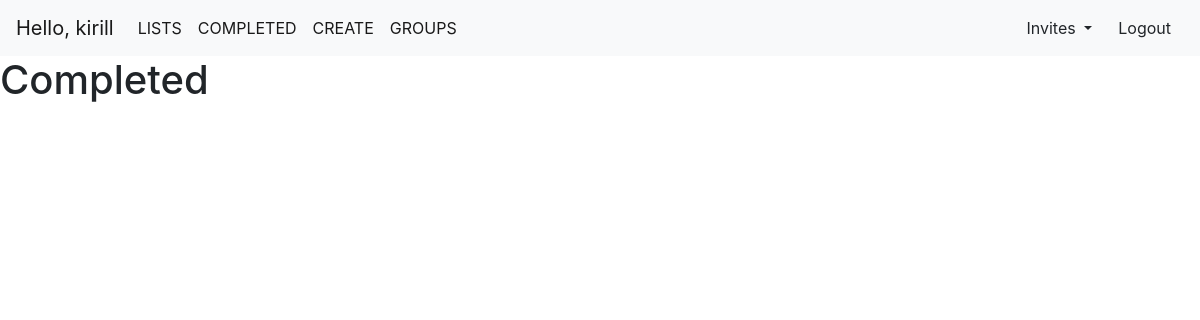
The app's page /completed/ (signed in), older data.
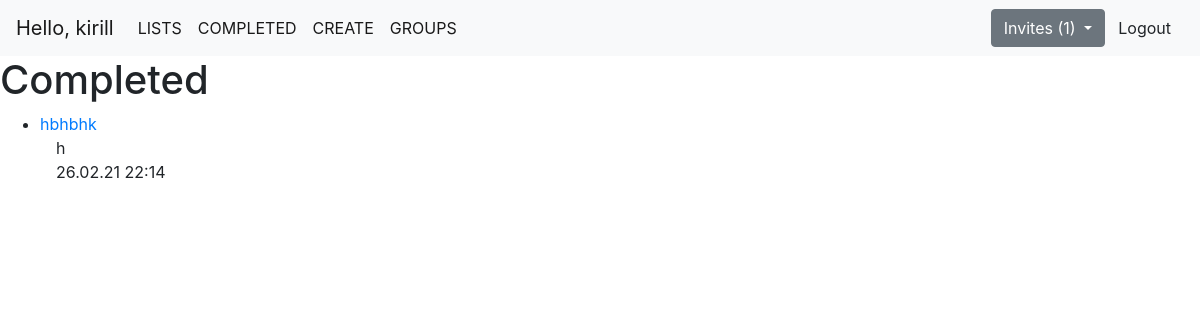
The same page, newer data.
### todo_app/models.py (models this page shows, shortened)
class Todo(models.Model):
    title = models.CharField(max_length=150)
    description = models.TextField(blank=True)
    importance = models.BooleanField(default=False)
    creation_time = models.DateTimeField(auto_now_add=True)
    completion_time = models.DateTimeField(null=True, blank=True)
    user = models.ForeignKey(User, on_delete=models.CASCADE)
    group = models.ForeignKey(Group, on_delete=models.CASCADE, blank=True, null=True)

### todo_app/views.py (the view)
# urls.py: path('completed/', views.completed_todos, name='completed_todos'),
@login_required
def completed_todos(request):
    todos = Todo.objects.filter(user=request.user, completion_time__isnull=False).order_by('-completion_time')
    return render(request, '../templates/todo_app/completed_todos.html', {'todos': todos})

### todo_app/context_processor.py (called while the page is built)
def invites_processor(request):
    try:
        invites = GroupUser.objects.filter(user=request.user, status='I')
        return {'invites': invites}
    except TypeError:
        return {}

### todo_app/models.py (called while the page is built)
    def __str__(self):
        return self.name

### templates/todo_app/completed_todos.html (shortened to what this page needs)
{% extends 'base.html' %}
{% block content %}
    <h1>Completed</h1>
    <ul>
        {% for todo in todos %}
            <li>{% if todo.importance %}<b>{% endif %}
                <a href="{% url 'view_todo' todo.id %}">{{ todo.title }}</a>
                <br>
                <span style="padding-left: 1rem">{{ todo.description|truncatechars:50 }}</span><br>
                <span style="padding-left: 1rem">{{ todo.completion_time|date:'d.m.y H:i' }}</span>
            </li>
        {% endfor %}
    </ul>
{% endblock %}

### templates/base.html (shortened to what this page needs)
<!doctype html>
<html lang="en">
<head>
    <link rel="stylesheet" href="https://stackpath.bootstrapcdn.com/bootstrap/4.5.0/css/bootstrap.min.css"
>
    {% load static %}
</head>
<body>
{% if user.is_authenticated %}
    <nav id="navbar-example2" class="navbar navbar-expand-lg navbar-light bg-light">
        <a class="navbar-brand" href="{% url 'home' %}">Hello, {{ user.username }}</a>
        <div class="collapse navbar-collapse" id="navbarSupportedContent">
            <ul class="navbar-nav mr-auto">
                <li class="nav-item active">
                    <a class="nav-link" href="{% url 'current_todos' %}">LISTS <span class="sr-only">(current)</span></a>
                </li>
                <li class="nav-item active">
                    <a class="nav-link" href="{% url 'completed_todos' %}">COMPLETED <span class="sr-only">(current)</span></a>
                </li>
                <li class="nav-item active">
                    <a class="nav-link" href="{% url 'create_todo' %}">CREATE <span class="sr-only">(current)</span></a>
                </li>
                <li class="nav-item active">
                    <a class="nav-link" href="{% url 'groups' %}">GROUPS <span class="sr-only">(current)</span></a>
                </li>
            </ul>
            <div class="dropdown">
            <button class="btn {% if invites %}btn-secondary{% endif %} dropdown-toggle" type="button"
                    id="dropdownMenuButton" data-toggle="dropdown" aria-haspopup="true" aria-expanded="false">
                Invites {% if invites %}({{ invites|length }}){% endif %}
            </button>
        </div>
        <ul class="nav nav-pills">
            <li class="nav-item">
                <form action="{% url 'logout_user' %}" method="post">
                    <button type="submit" class="btn btn-default">Logout</button>
                </form>
            </li>
        </ul>
        </div>
    </nav>
{% endif %}
{% block content %}{% endblock %}
</body>
</html>

Row changes from the older to the newer data that the page shows:
now on this page (row edited): Todo: title "hbhbhk", description "h", completion_time "26.02.21 22:14"
Text that changed along with them:
{{ invites|length }}: (not shown) → "1"
